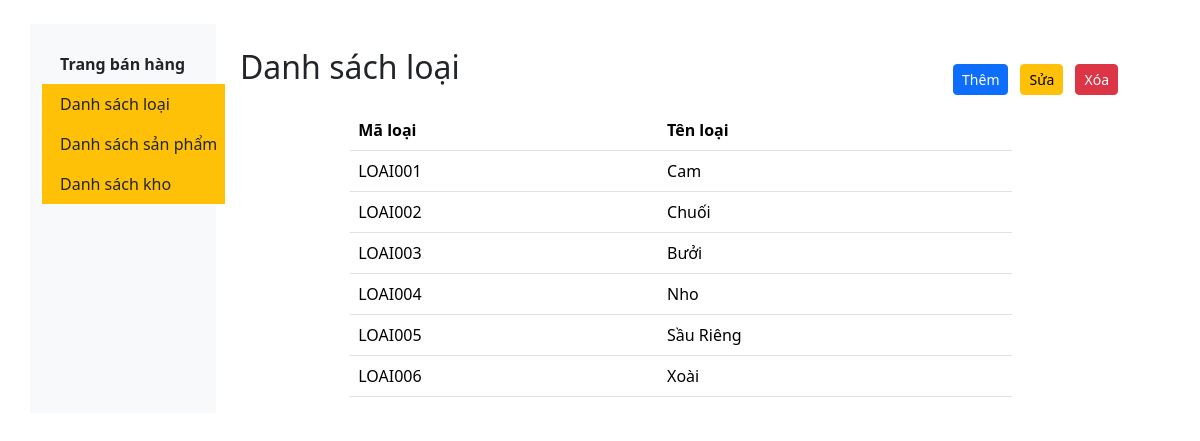
The app's page /dsLoai, older data.
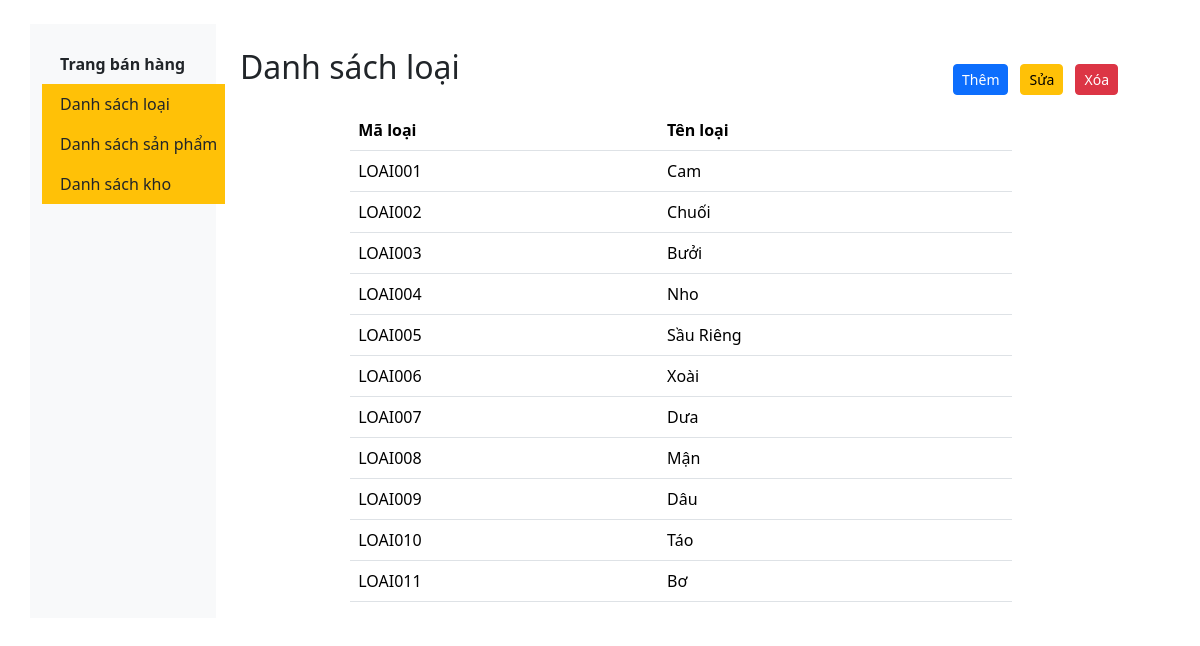
The same page, newer data.
### TraiCay/models.py (models this page shows)
class Loai(models.Model):
    MaLoai = models.CharField(max_length=10, primary_key=True)
    TenLoai = models.CharField(max_length=100, unique=True)

### TraiCay/views.py (the view)
# urls.py: path('dsLoai', views.list, name='dsLoai'),
def list(request):
    data = {
        'ds_Loai': Loai.objects.all(),
    }
    return render(request, 'admin_pages/dsLoai.html',data)

### TraiCay/templates/admin_pages/dsLoai.html (shortened to what this page needs)
{% extends "layout/admin_layout/layout.html" %}
{% block content %}
<div class="container mt-4">
    <div class="d-flex align-items-center justify-content-between">
        <h2 class="mb-4">Danh sách loại</h2>
        <div class="d-flex gap-1">
            <a href="{% url 'ThemLoai' %}" class="btn btn-sm btn-primary mx-1">Thêm</a>
            <a href="{% url 'SuaLoai' %}" class="btn btn-sm btn-warning mx-1">Sửa</a>
            <a href="{% url 'XoaLoai' %}" class="btn btn-sm btn-danger mx-1">Xóa</a>
        </div>
    </div>
    <table class="table table-hover w-75 mx-auto">
        <thead class="thead-dark">
            <tr>
                <th scope="col">Mã loại</th>
                <th scope="col">Tên loại</th>
            </tr>
        </thead>
        <tbody>
            {% for tl in ds_Loai %}
            <tr>
                <td>{{ tl.MaLoai }}</td>
                <td>{{ tl.TenLoai }}</td>
            </tr>
            {% endfor %}
        </tbody>
    </table>
</div>
{% endblock %}

Row changes from the older to the newer data that the page shows:
added Loai: MaLoai "LOAI007", TenLoai "Dưa"
added Loai: MaLoai "LOAI008", TenLoai "Mận"
added Loai: MaLoai "LOAI009", TenLoai "Dâu"
added Loai: MaLoai "LOAI010", TenLoai "Táo"
added Loai: MaLoai "LOAI011", TenLoai "Bơ"
